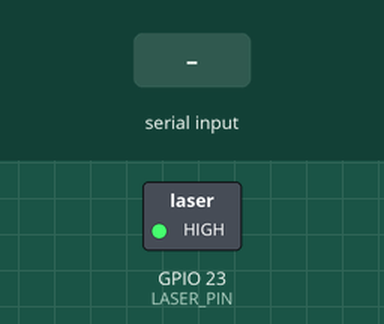
Recording of a program running on a simulated Raspberry Pi (BCM pin numbers). Shown: switched loads named in the program (green lamp = pin HIGH). Inputs (shaded band) come from the test bench. What the program prints to the terminal is not drawn.

Above: at 1.2 s.
1.3 s: "0" typed at the terminal, then Enter
Timing chart, 0 to 4.3 s (numbered marks = the images above; inputs shaded):
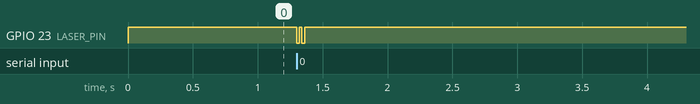

The program:

asciiTransmitter.py
```python
import RPi.GPIO as GPIO
import time

# GPIO Setup
GPIO.setmode(GPIO.BCM)
LASER_PIN = 23
GPIO.setup(LASER_PIN, GPIO.OUT)

BIT_DURATION = 0.01  # seconds

def send_bit(bit):
    GPIO.output(LASER_PIN, GPIO.HIGH if bit == '0' else GPIO.LOW)
    time.sleep(BIT_DURATION)

def send_byte(char):
    binary = format(ord(char), '08b')  # Convert char to 8-bit binary
    # Frame: Start bits (1, 1), then data, then Stop bits (0, 0)
    send_bit('1')
    send_bit('1')
    for b in binary:
        send_bit(b)
    send_bit('0')
    send_bit('0')

def idle_loop():
    GPIO.output(LASER_PIN, GPIO.HIGH)  # Idle state: laser ON
    while True:
        msg = input("Enter text to send (or 'exit'): ")
        if msg.lower() == 'exit':
            break
        for char in msg:
            send_byte(char)
            time.sleep(0.05)  # Optional inter-character delay
        GPIO.output(LASER_PIN, GPIO.HIGH)  # Return to idle

try:
    idle_loop()
except KeyboardInterrupt:
    pass
finally:
    GPIO.cleanup()
```

Measured:
- after the input at 1.3 s, GPIO 23 (LASER_PIN): alternates HIGH for 0.02 s and LOW for 0.02 s, 4 changes in all, then stays HIGH, starting at once
